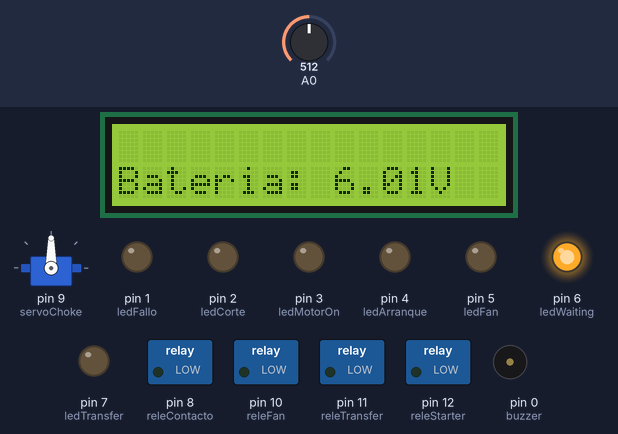
The sketch below on a simulated Arduino Uno, built with avr-gcc and run on an emulated ATmega328P. Shown: 16×2 character LCD, servo, switched loads named in the sketch (green lamp = pin HIGH), output pins drawn as LEDs (lit = HIGH), buzzer (waves = sounding, pin HIGH). Inputs (shaded band) come from the test bench; at power-on: A0 = 512.

Above: at 1.2 s.
1.3 s: A0 set to 716
At 2.2 s:
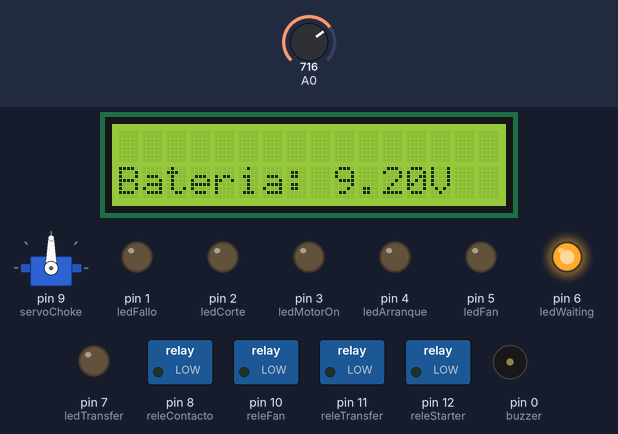
4.3 s: A0 set to 900
At 5.5 s:
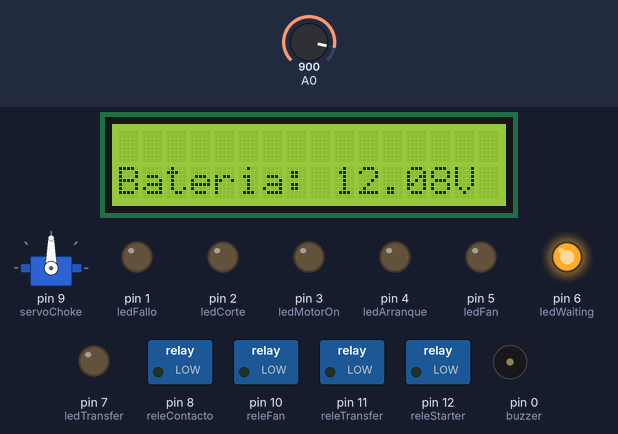
5.8 s: A0 set to 1023
At 6.1 s:
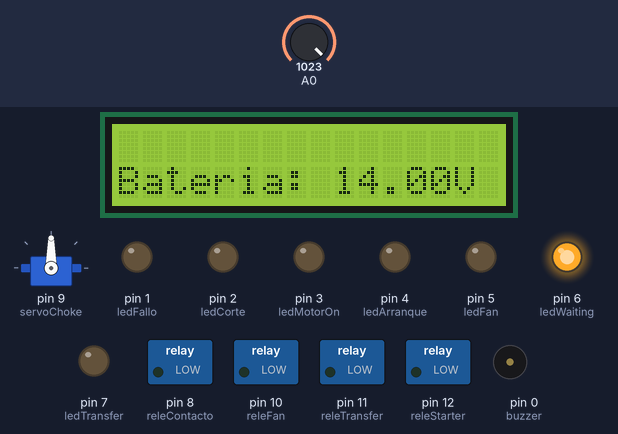
Timing chart, 0 to 8.8 s (numbered marks = the images above; inputs shaded):
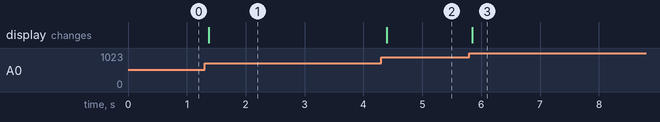

The sketch:

volt-test.ino
```cpp
// Archivo con función de arranque

// Función de contacto invertida

/********************************
    Bibliotecas requeridas:
********************************/
#include <Wire.h>
#include <Servo.h>
#include <LiquidCrystal_I2C.h>

// Configuración del display I2C
LiquidCrystal_I2C lcd(0x27, 16, 2); // Realidad

// Definición de pines
const int ledCorte = 2, ledMotorOn = 3, ledArranque = 4, ledFan = 5, ledWaiting = 6, ledTransfer = 7;
const int releContacto = 8, releFan = 10, releTransfer = 11;
const int releStarter = 12, ledFallo = 1;
// const int monitorArranque = A2; // Eliminado
const int detectorCorte = 13;
const int buzzer = 0;
const int sensorPCB = A1;   // Pin analógico para el sensor de PCB
const int sensorAuxiliar = A2;  // Pin analógico para el sensor auxiliar SIN USO

Servo servoChoke;  // Crear objeto Servo para controlar el choke

// Sensores TEMP
const float vout0 = 400; // Valor de salida del sensor a 0 grados Celsius
const float tc = 19.50; // Coeficiente de temperatura del sensor
float vout;

// Variables de estado
bool generadorEnMarcha = false;
bool luzPrevia = true; // Asumimos que inicialmente hay luz
int intentosArranque = 0;
int arranqueRestart = 0;
float voltajeBateria = 0.0;

unsigned long tiempoInicioGenerador = 0; // Almacenar el tiempo de inicio del generador

void setup() {
  pinMode(ledCorte, OUTPUT);
  pinMode(ledMotorOn, OUTPUT);
  pinMode(ledArranque, OUTPUT);
  pinMode(ledFan, OUTPUT);
  pinMode(ledWaiting, OUTPUT);
  pinMode(ledTransfer, OUTPUT);
  pinMode(ledFallo, OUTPUT);

  pinMode(releContacto, OUTPUT);
  pinMode(releFan, OUTPUT);
  pinMode(releTransfer, OUTPUT);
  pinMode(releStarter, OUTPUT);
  // pinMode(monitorArranque, INPUT); // Eliminado
  pinMode(detectorCorte, INPUT);
  pinMode(buzzer, OUTPUT);

  digitalWrite(ledWaiting, HIGH); // LED WAITING encendido inicialmente

  // Iniciar LCD
  lcd.init();
  lcd.backlight();
  servoChoke.attach(9);  // Adjuntar el servo al pin 9
}

void loop() {
  voltajeBateria = ((analogRead(A0) / 1023.0) * 5.0 * (22000.0 + 10000.0) / 10000.0) -2;
  lcd.setCursor(0, 1);
  lcd.print("                ");
  lcd.setCursor(0, 1);
  lcd.print("Bateria: ");
  lcd.print(voltajeBateria);
  lcd.print("V");

  // Si una variable tiene diferencia negativa de 2v o mas, enceder el led de starter, cuando vuelva a subir 1,5 voltios apagar el led y enceder el led engOn
  // Primero guardar el voltaje actual
  double voltajeAnterior = voltajeBateria;
  // Despues, si el voltaje baja 2v o mas, encender el led de starter y en un tiempo maximo de 5 segundos, esperar a que el voltaje suba 1,5v
  if (voltajeAnterior - voltajeBateria >= 2) {
    digitalWrite(ledArranque, HIGH);
    unsigned long tiempoInicio = millis();
    while (millis() - tiempoInicio < 5000) {
      voltajeBateria = ((analogRead(A0) / 1023.0) * 5.0 * (22000.0 + 10000.0) / 10000.0) -2;
      if (voltajeBateria - voltajeAnterior >= 1.5) {
        digitalWrite(ledFallo, LOW);
        digitalWrite(ledMotorOn, HIGH);
        digitalWrite(ledArranque, LOW);
        break;
      }
    }
  }

  delay(50);
}

// Función para emitir pitidos
void beep(int pin, int frequency, int duration, int pause) {
  tone(pin, frequency, duration);
  delay(duration + pause);
  noTone(pin);
}

// Funciones específicas para diferentes tipos de avisos
void beepInfo() {
  beep(buzzer, 1000, 200, 100);
}

void beepWarning() {
  for (int i = 0; i < 2; i++) {
    beep(buzzer, 1500, 200, 100);
  }
}

void beepError() {
  for (int i = 0; i < 3; i++) {
    beep(buzzer, 2000, 500, 300);
  }
}
```

Measured:
- after the input at 1.3 s, the display: changes after 0.07 s (image 1)
- after the input at 4.3 s, the display: changes after 0.10 s (image 2)
- after the input at 5.8 s, the display: changes after 0.05 s (image 3)
